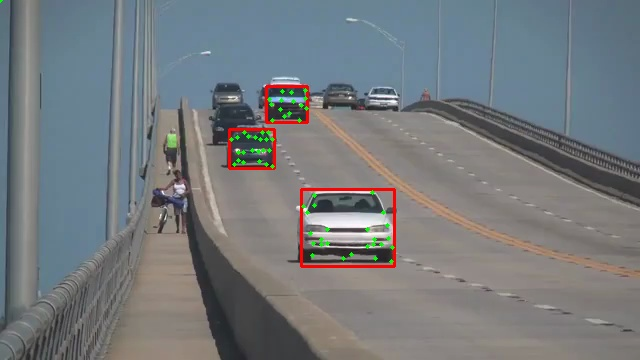
#> input picture Frames/frame1.jpg, 640 x 360 px
$ python -i optical_flow.py   (imports and definitions only)
#> lines starting #> are read from the running program, lines starting #| are printed output that depends on the picture
import numpy as np
import cv2
from skimage import transform as tf
import scipy

from helpers import *


# [28 lines left out: function getFeatures, not called in this run]

def findGradients(img, ksize=5, sigma=1):
    # Finding the Gaussian kernel (https://docs.opencv.org/4.x/d4/d86/group__imgproc__filter.html#gac05a120c1ae92a6060dd0db190a61afa)
    G = cv2.getGaussianKernel( ksize, sigma )
    G = G @ G.T

    dx = np.array( [ [1, -1] ] )
    dy = dx.T

    Gx = scipy.signal.convolve2d(G, dx, 'same', 'symm')[:, 1:]
    Gy = scipy.signal.convolve2d(G, dy, 'same', 'symm')[1:, :]

    Jx = scipy.signal.convolve2d(img, Gx, 'same', 'symm')
    Jy = scipy.signal.convolve2d(img, Gy, 'same', 'symm')

    return Jx, Jy

# [98 lines left out: functions estimateFeatureTranslation, estimateAllTranslation, applyGeometricTransformation, not called in this run]

>>> import cv2
>>> picture = cv2.imread('Frames/frame1.jpg', cv2.IMREAD_GRAYSCALE)
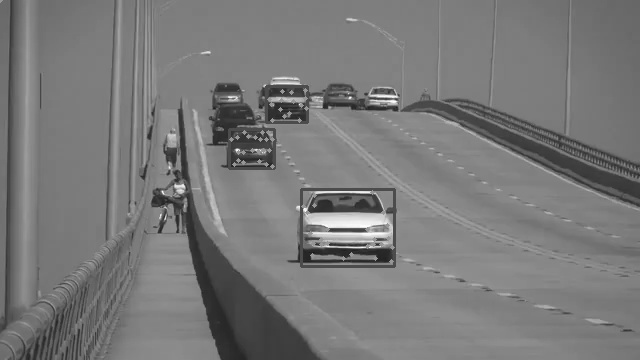
#> picture: shape (360, 640); min 21, max 255, mean 120.9
>>> result = findGradients(picture)
#> in findGradients, `Jx = scipy.signal.convolve2d(img, Gx, 'same', 'symm')`:
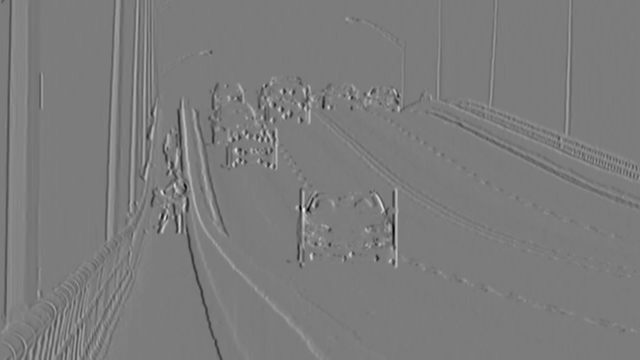
#> Jx: shape (360, 640) float64; min -46.1, max 48.47, mean 0; drawn with min black and max white
#> in findGradients, `Jy = scipy.signal.convolve2d(img, Gy, 'same', 'symm')`:
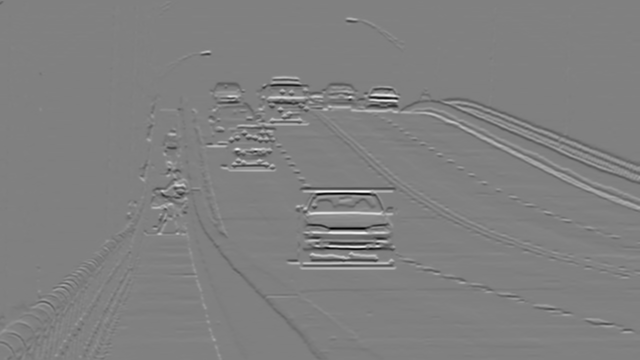
#> Jy: shape (360, 640) float64; min -55.65, max 54.75, mean 0; drawn with min black and max white

$ run again, on Frames/frame_101_bb.jpg
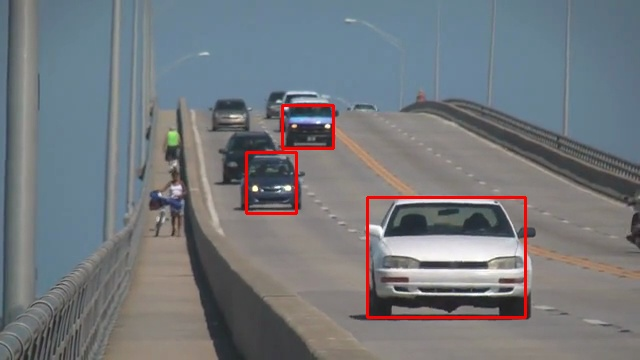
#> input picture Frames/frame_101_bb.jpg, 640 x 360 px
#> `picture = cv2.imread('Frames/frame1.jpg', cv2.IMREAD_GRAYSCALE)`:
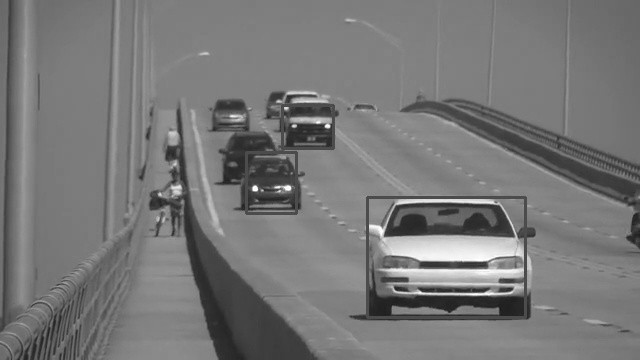
#> picture: shape (360, 640); min 24, max 255, mean 119.2
#> in findGradients, `Jy = scipy.signal.convolve2d(img, Gy, 'same', 'symm')`:
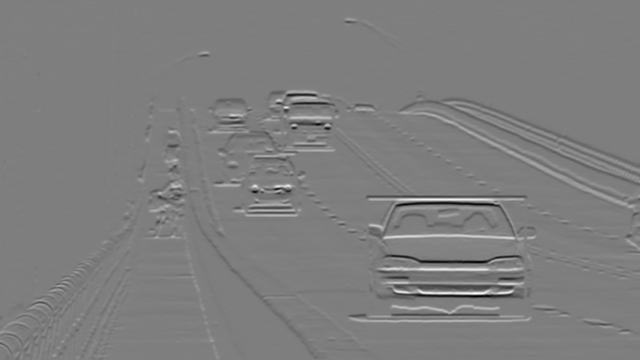
#> Jy: shape (360, 640) float64; min -57.09, max 57.9, mean 0; drawn with min black and max white
